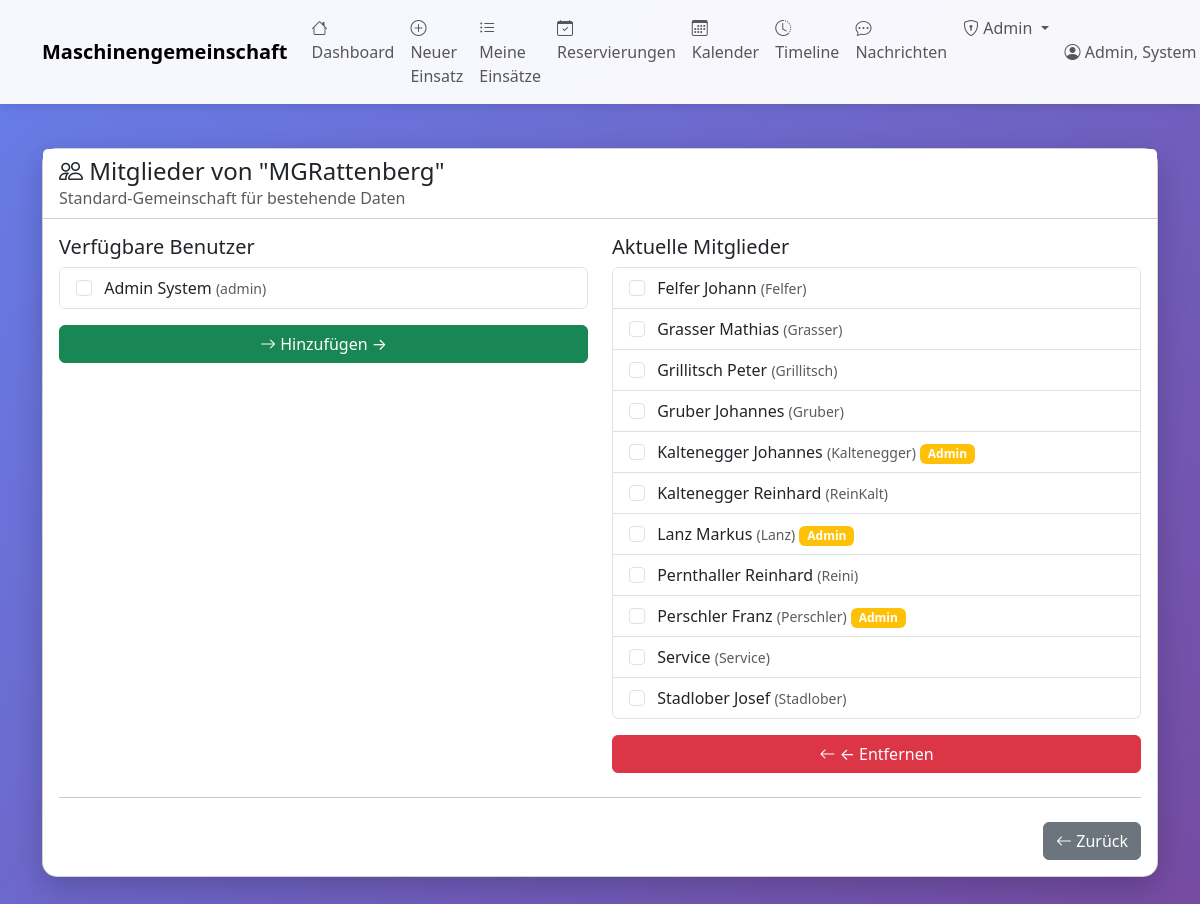
The page /admin/gemeinschaften/1/mitglieder (signed in) on the database as committed earlier.
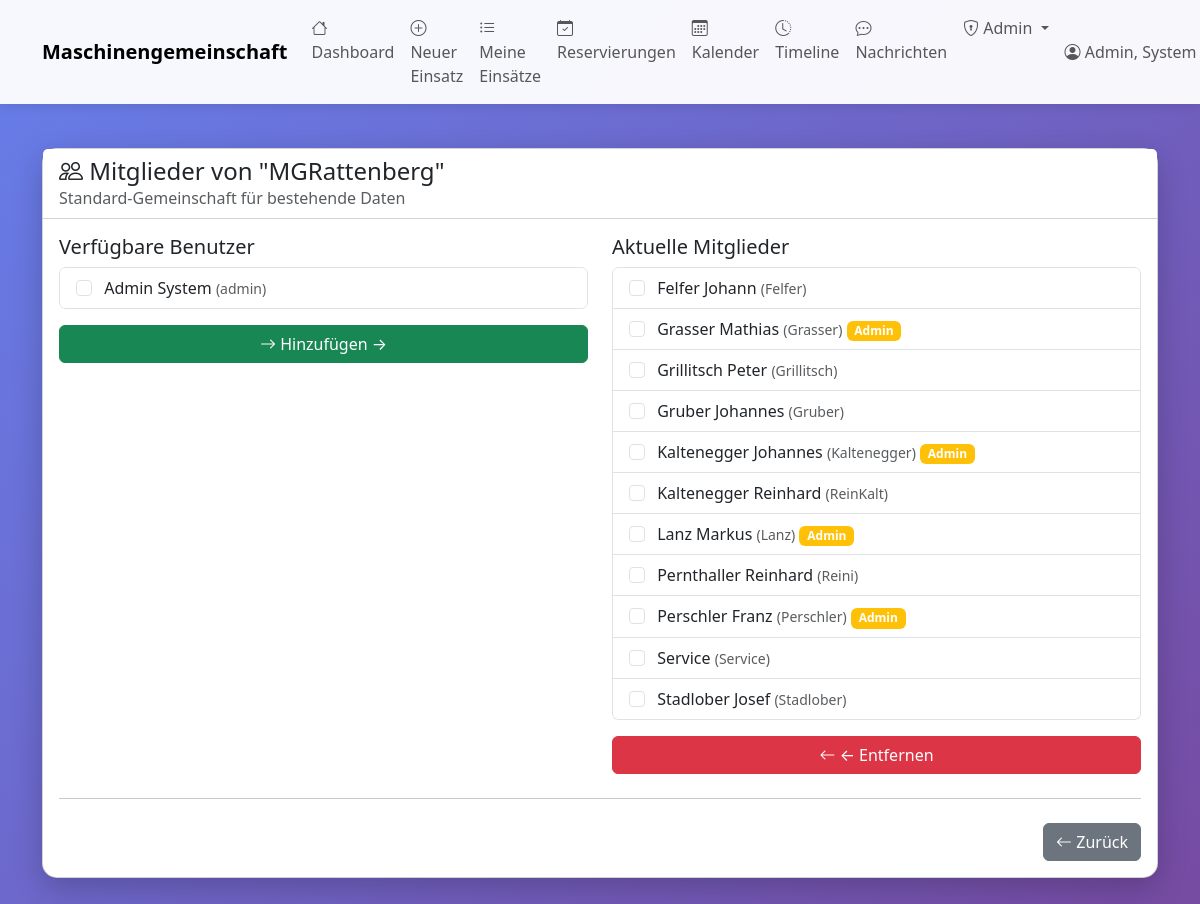
The same page on the database as committed later.
### tables this page shows
CREATE TABLE benutzer (
    id INTEGER PRIMARY KEY AUTOINCREMENT,
    name TEXT NOT NULL,
    vorname TEXT,
    username TEXT UNIQUE,
    password_hash TEXT,
    adresse TEXT,
    telefon TEXT,
    email TEXT,
    mitglied_seit DATE,
    aktiv BOOLEAN DEFAULT 1,
    bemerkungen TEXT
, is_admin BOOLEAN DEFAULT 0, treibstoffkosten_preis REAL DEFAULT 1.50, backup_schwellwert INTEGER DEFAULT 50, letzter_treibstoffpreis REAL, admin_level INTEGER DEFAULT 0);

### web_app.py (the view, shortened to what this page needs)
@app.route('/admin/gemeinschaften/<int:gemeinschaft_id>/mitglieder', methods=['GET', 'POST'])
@admin_required
def admin_gemeinschaften_mitglieder(gemeinschaft_id):
    with MaschinenDBContext(DB_PATH) as db:
        cursor = db.cursor
        cursor.execute("SELECT * FROM gemeinschaften WHERE id = ?", (gemeinschaft_id,))
        columns = [desc[0] for desc in cursor.description]
        gemeinschaft = dict(zip(columns, cursor.fetchone()))
        cursor.execute("""
            SELECT b.* FROM benutzer b
            JOIN mitglied_gemeinschaft mg ON b.id = mg.mitglied_id
            WHERE mg.gemeinschaft_id = ? AND b.aktiv = 1
            ORDER BY b.name
        """, (gemeinschaft_id,))
        columns = [desc[0] for desc in cursor.description]
        aktuelle_mitglieder = [dict(zip(columns, row)) for row in cursor.fetchall()]
        cursor.execute("""
            SELECT b.* FROM benutzer b
            WHERE b.aktiv = 1 AND b.id NOT IN (
                SELECT mitglied_id FROM mitglied_gemeinschaft
                WHERE gemeinschaft_id = ?
            )
            ORDER BY b.name
        """, (gemeinschaft_id,))
        columns = [desc[0] for desc in cursor.description]
        verfuegbare_benutzer = [dict(zip(columns, row)) for row in cursor.fetchall()]
    return render_template('admin_gemeinschaften_mitglieder.html',
                         gemeinschaft=gemeinschaft,
                         aktuelle_mitglieder=aktuelle_mitglieder,
                         verfuegbare_benutzer=verfuegbare_benutzer)

### database.py (called while the page is built)
    def connect(self):
        self.connection = sqlite3.connect(self.db_path)
        self.connection.row_factory = sqlite3.Row
        self.cursor = self.connection.cursor()

    def close(self):
        if self.connection:
            self.connection.close()

    def __enter__(self):
        self.connect()
        return self

    def __exit__(self, exc_type, exc_val, exc_tb):
        if exc_type is None:
            self.connection.commit()
        else:
            self.connection.rollback()
        self.close()
        return False

### web_app.py (called while the page is built)
def admin_required(f):
    @wraps(f)
    def decorated_function(*args, **kwargs):
        if 'benutzer_id' not in session:
            flash('Bitte melden Sie sich an.', 'warning')
            return redirect(url_for('login'))
        if not session.get('is_admin'):
            flash('Zugriff verweigert. Administrator-Rechte erforderlich.', 'danger')
            return redirect(url_for('dashboard'))
        return f(*args, **kwargs)
    return decorated_function

### templates/admin_gemeinschaften_mitglieder.html (shortened to what this page needs)
{% extends "base.html" %}
{% block content %}
<div class="row mt-4">
    <div class="col-12">
        <div class="card">
            <div class="card-header bg-white">
                <h4 class="mb-0">
                    <i class="bi bi-people"></i> Mitglieder von "{{ gemeinschaft.name }}"
                </h4>
                <p class="text-muted mb-0">{{ gemeinschaft.beschreibung }}</p>
            </div>
            <div class="card-body">
                <form method="POST">
                    <div class="row">
                        <div class="col-md-6">
                            <h5>Verfügbare Benutzer</h5>
                            <div class="list-group" style="max-height: 500px; overflow-y: auto;">
                                {% for benutzer in verfuegbare_benutzer %}
                                <label class="list-group-item">
                                    <input class="form-check-input me-2" type="checkbox"
                                           name="mitglieder" value="{{ benutzer.id }}">
                                    {{ benutzer.name }} {{ benutzer.vorname or '' }}
                                    <small class="text-muted">({{ benutzer.username }})</small>
                                </label>
                                {% endfor %}
                            </div>
                            {% if verfuegbare_benutzer %}
                            <button type="submit" name="action" value="hinzufuegen"
                                    class="btn btn-success mt-3 w-100">
                                <i class="bi bi-arrow-right"></i> Hinzufügen →
                            </button>
                            {% endif %}
                        </div>
                        <div class="col-md-6">
                            <h5>Aktuelle Mitglieder</h5>
                            <div class="list-group" style="max-height: 500px; overflow-y: auto;">
                                {% for mitglied in aktuelle_mitglieder %}
                                <label class="list-group-item">
                                    <input class="form-check-input me-2" type="checkbox"
                                           name="entfernen" value="{{ mitglied.id }}">
                                    {{ mitglied.name }} {{ mitglied.vorname or '' }}
                                    <small class="text-muted">({{ mitglied.username }})</small>
                                    {% if mitglied.is_admin %}
                                    <span class="badge bg-warning">Admin</span>
                                    {% endif %}
                                </label>
                                {% endfor %}
                            </div>
                            {% if aktuelle_mitglieder %}
                            <button type="submit" name="action" value="entfernen"
                                    class="btn btn-danger mt-3 w-100">
                                <i class="bi bi-arrow-left"></i> ← Entfernen
                            </button>
                            {% endif %}
                        </div>
                    </div>
                    <hr class="my-4">
                    <div class="d-grid gap-2 d-md-flex justify-content-md-end">
                        <a href="{{ url_for('admin_gemeinschaften') }}" class="btn btn-secondary">
                            <i class="bi bi-arrow-left"></i> Zurück
                        </a>
                    </div>
                </form>
            </div>
        </div>
    </div>
</div>
{% endblock %}

Rows that differ between the two databases and show on the page:
changed benutzer "Grasser": now shows "Admin"
